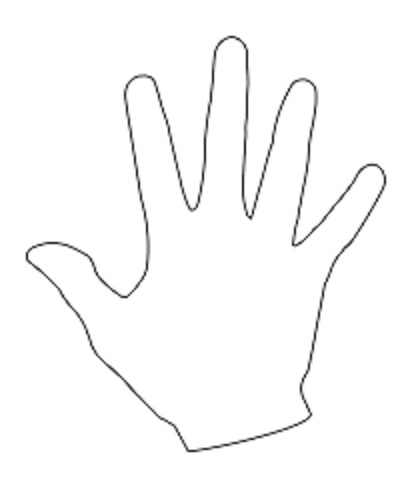
#> input picture 2 - Image Segmentation/hand.jpg, 412 x 488 px
$ python 3_find_convex_hull.py
#> lines starting #> are read from the running program, lines starting #| are printed output that depends on the picture; after the words box and inside, x2 and y2 are one past the last pixel; in counts of white or black regions, pixels touching at a corner belong together
import pandas as pd
import numpy as np
import cv2

image = cv2.imread('hand.jpg')
#> image is the input picture: shape (488, 412, 3); min 28, max 255, mean 250.3
cv2.imshow('Original', image)
cv2.waitKey()

# GrayScale
gray = cv2.cvtColor(image, cv2.COLOR_BGR2GRAY)
# colors between this range
ret, thresh = cv2.threshold(gray, 127, 255, 0)
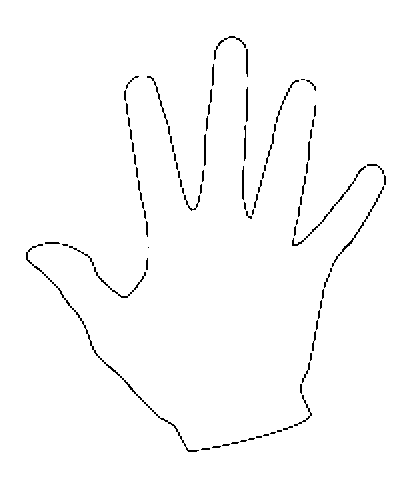
#> thresh: shape (488, 412); 98.4% white; black in thin lines or dots, all inside (x1, y1, x2, y2) = (26, 36, 386, 452)

# Find contours
contours, hierarchy = cv2.findContours(thresh.copy(), cv2.RETR_LIST, cv2.CHAIN_APPROX_NONE)
#> contours = 253 contours, 156 with area under 20; largest, box (x1, y1, x2, y2) and area: (0, 0, 412, 488) 200157, (245, 86, 249, 123) 102, (241, 165, 245, 201) 97, (243, 124, 247, 162) 97, (203, 133, 207, 167) 94

# sort Contoursby area and then remove the largest frame contour
n = len(contours) - 1
#> n = 252
contours = sorted(contours, key = cv2.contourArea, reverse=False)[:n]
#> contours = 252 contours, 156 with area under 20; largest, box (x1, y1, x2, y2) and area: (245, 86, 249, 123) 102, (241, 165, 245, 201) 97, (243, 124, 247, 162) 97, (203, 133, 207, 167) 94, (245, 48, 249, 78) 82

# Iterate throught contours and draw the convex hull
for c in contours:
    hull = cv2.convexHull(c)
    cv2.drawContours(image, [hull], 0, (0, 255, 0), 2)
    cv2.imshow('Convex Hull', image)
#> this loop made 252 passes
#> hull on pass 1: [[147, 247], [148, 246], [149, 247], [148, 248]]
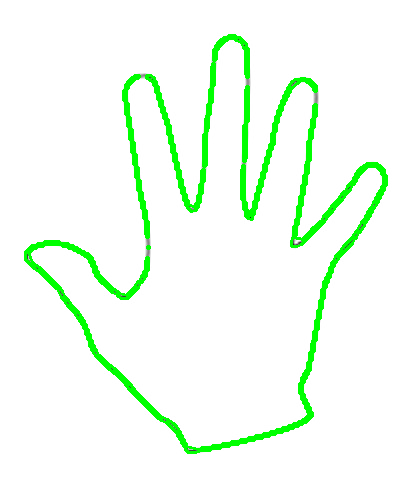
#> image: shape (488, 412, 3); 5.91% of pixels changed, all inside (x1, y1, x2, y2) = (24, 34, 388, 454)

cv2.waitKey()
